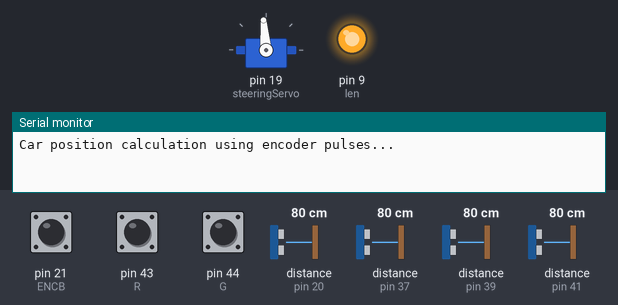
The sketch below on a simulated Arduino Mega 2560, built with avr-gcc and run on an emulated ATmega2560. Parts: servo, output pins drawn as LEDs (lit = HIGH), the last lines printed to the serial monitor. Wiring (inferred from the names in the program): 4 × ultrasonic range finder: trigger pin 4, echo pin 37 / trigger pin 36, echo pin 39 / trigger pin 38, echo pin 41 / trigger pin 40, echo pin 20. The test bench sets the inputs (shaded band); at power-on: pin 44 (G) HIGH, distance to the obstacle (sensors on pin 37, pin 20, pin 39, pin 41) 80 cm, pin 43 (R) HIGH, pin 21 (ENCB) HIGH. The echo pulse lasts 58.3 µs per cm; pins used as bus, display or sensor lines are not drawn.

Above: at 1.2 s.
1.3 s: pin 44 (G) pulled LOW for 0.95 s
At 2.4 s:
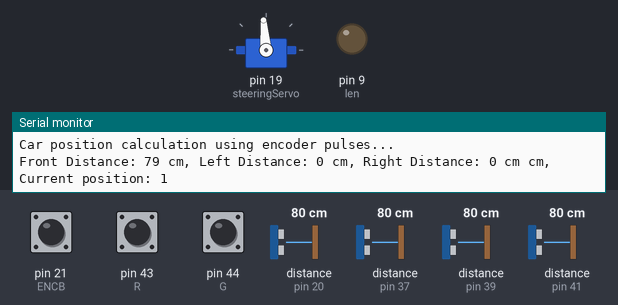
At 5.7 s:
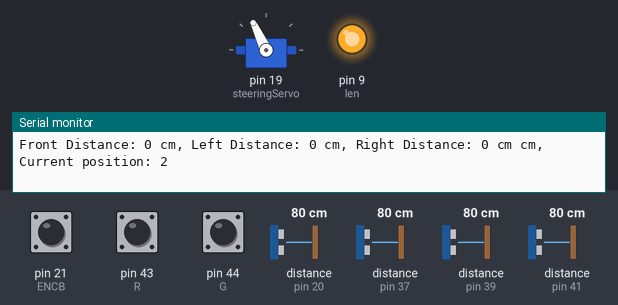
8.6 s: distance to the obstacle (sensor on pin 37) set to 2 cm
11.8 s: pin 43 (R) pulled LOW for 0.95 s
At 13.2 s:
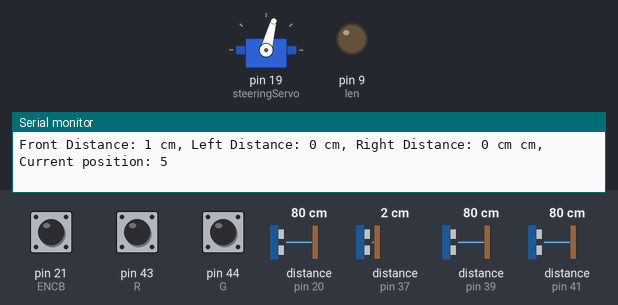
Timing chart, 0 to 16.9 s (numbered marks = the images above; inputs shaded):
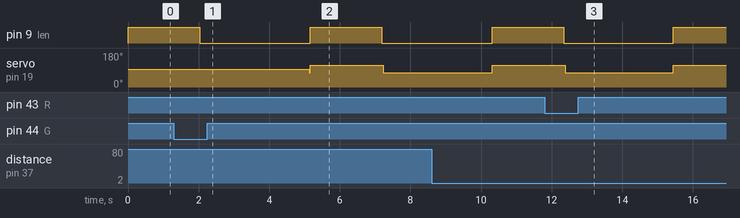

Measured:
- after the input at 1.3 s, servo on pin 19 (steeringServo): 95° → 115° after 3.8 s, → 75° 2.1 s later
- after the input at 11.8 s, pin 9 (len): HIGH → LOW after 0.54 s, → HIGH 3.1 s later; servo on pin 19 (steeringServo): 115° → 75° after 0.58 s, → 115° 3.1 s later

The sketch:

wro_final_code.ino
```cpp
#include <Servo.h>

//Declaring pins for Ultrasonic Sensors
const int TRIGGER_PIN_FRONT = 36;  // Front sonar sensor trigger pin
const int ECHO_PIN_FRONT = 37;     // Front sonar sensor echo pin

const int TRIGGER_PIN_LEFT = 4;  // Left sonar sensor trigger pin
const int ECHO_PIN_LEFT = 5;     // Left sonar sensor echo pin

const int TRIGGER_PIN_RIGHT = 6;  // Right sonar sensor trigger pin
const int ECHO_PIN_RIGHT = 7;     // Right sonar sensor echo pin

const int TRIGGER_PIN_LEFT_CORNER = 38;  // Left sonar sensor trigger pin
const int ECHO_PIN_LEFT_CORNER = 39;     // Left sonar sensor echo pin

const int TRIGGER_PIN_RIGHT_CORNER = 40;  // Right sonar sensor trigger pin
const int ECHO_PIN_RIGHT_CORNER = 41;     // Right sonar sensor echo pin

//declaring pins for mian motor
const int ren = 4;
const int len = 9;
const int pwm = 6;

//encoder
const int ENCA = 20; // Encoder pulse input A
const int ENCB = 21; // Encoder pulse input B
volatile long posi = 0;  // Use long to accommodate larger position values
// Stop the car if pulse count is greater than 34000
int lapCount = 1;
const int totalLaps = 3;  // Set the total number of laps


//declaring pins for obstacle detection
const int R = 43;
const int G = 44;

bool Red, Green;

//creating instace for servo control
Servo steeringServo;

//values for Servo control
const int mean_servo_value = 95;                //stering straight
const int extreme_left_servo = 115;              //steering Extreme left 50
const int extreme_right_servo = 75;            //steering Extreme right 150
int current_servo_position = mean_servo_value;  //this will store the position of servo at every instant

//variables to store front, left and right distances
int distanceFront, distanceLeft, distanceRight;

//normal vs turnspeed
const int forwardSpeed = 140;   // Adjust this value for the desired forward speed
const int backwardSpeed = 140;  // Adjust this value for the desired forward speed
const int turnSpeed = 140;      // Adjust this value for the desired turn speed

const int corner_distance = 26;  //robo will move back if detected corner at this distance

//temp
int turn;


void setup() {
  Serial.begin(9600);
  steeringServo.attach(19);

  // Motor
  pinMode(ren, OUTPUT);
  pinMode(len, OUTPUT);
  pinMode(pwm, OUTPUT);

  // Sonar Sensors
  pinMode(TRIGGER_PIN_FRONT, OUTPUT);
  pinMode(ECHO_PIN_FRONT, INPUT);

  //left & right
  pinMode(TRIGGER_PIN_LEFT, OUTPUT);
  pinMode(ECHO_PIN_LEFT, INPUT);
  pinMode(TRIGGER_PIN_RIGHT, OUTPUT);
  pinMode(ECHO_PIN_RIGHT, INPUT);

  //cornered left & right
  pinMode(TRIGGER_PIN_LEFT_CORNER, OUTPUT);
  pinMode(ECHO_PIN_LEFT_CORNER, INPUT);
  pinMode(TRIGGER_PIN_RIGHT_CORNER, OUTPUT);
  pinMode(ECHO_PIN_RIGHT_CORNER, INPUT);

  //Obstacle detection
  pinMode(R, INPUT_PULLUP);
  pinMode(G, INPUT_PULLUP);

  // encoder
  pinMode(ENCA, INPUT);
  pinMode(ENCB, INPUT);
  attachInterrupt(digitalPinToInterrupt(ENCA), readEncoder, RISING);

  Serial.println("Car position calculation using encoder pulses...");

}

void loop() {
  stopCar();

  move('F');
  while (!checkObstacle() && !checkCorner()) {
    updateDistance();
    //will stay straight if nothing detected
    stayStraight();
    stopCar();
  }

  if (checkObstacle()) {
    //Serial.println("obstacle--");
    if (!Red) {
      obstacleTurn('R');
    } else if (!Green) {
      obstacleTurn('G');
    }
  }
  if (checkCorner()) {
    cornerTurn();
    //Serial.println("corner---");
  }
}

//--------------------------------------------------------------------------------------------------------------------------------------------------------------------------------//

int getDistance(int triggerPin, int echoPin) {
  digitalWrite(triggerPin, LOW);
  delayMicroseconds(2);
  digitalWrite(triggerPin, HIGH);
  delayMicroseconds(5);
  digitalWrite(triggerPin, LOW);

  unsigned long duration = pulseIn(echoPin, HIGH);
  int distance = duration * 0.0343 / 2;
  return distance;
}

void updateDistance() {
  distanceFront = getDistance(TRIGGER_PIN_FRONT, ECHO_PIN_FRONT);
  distanceLeft = getDistance(TRIGGER_PIN_LEFT_CORNER, ECHO_PIN_LEFT_CORNER);
  distanceRight = getDistance(TRIGGER_PIN_RIGHT_CORNER, ECHO_PIN_RIGHT_CORNER);

  Serial.print("Front Distance: ");
  Serial.print(distanceFront);
  Serial.print(" cm, Left Distance: ");
  Serial.print(distanceLeft);
  Serial.print(" cm, Right Distance: ");
  Serial.print(distanceRight);
  Serial.print(" cm");
  Serial.print(" cm, Current position: ");
  Serial.println(posi);
}

int move(char movement) {
  if (movement == 'S') {
    digitalWrite(ren, 0);
    digitalWrite(len, 0);
    analogWrite(pwm, 0);
  }
  if (movement == 'F') {
    digitalWrite(ren, 1);
    digitalWrite(len, 0);
    analogWrite(pwm, forwardSpeed);
  }
  if (movement == 'B') {
    digitalWrite(ren, 0);
    digitalWrite(len, 1);
    analogWrite(pwm, backwardSpeed);
  }
}

//Checking Functions
bool checkCorner() {
  if (!checkObstacle() && (distanceFront <= corner_distance))
    return true;
  else return false;
}

bool checkObstacle() {
  Red = digitalRead(R);
  Green = digitalRead(G);

  if (!Red || !Green) {
    return true;
  } else {
    return false;
  }
}

//turning functions
void cornerTurn() {
  turn = current_servo_position;
  int initialTurn = turn;

  move('B');
  if (turn < mean_servo_value) {
    turn = extreme_left_servo;
  } else if (turn > mean_servo_value) {
    turn = extreme_right_servo;
  } else {
    turn = mean_servo_value;
  }

  steeringServo.write(turn);

  while (true) {
    updateDistance();
    if (distanceFront >= 26 || checkObstacle())
      break;
  }
  move('S');
  delay(40);

  steeringServo.write(initialTurn);
  current_servo_position = initialTurn;
  move('F');
  delay(30);
}

void obstacleTurn(char color) {
  turn = current_servo_position;
  updateDistance();

  if (color == 'G') {
    if (distanceRight < 60) {
      turn += 30;
    } else if (color == 'R') {
      if (distanceLeft < 60) {
        turn -= 30;
      }
    }

    if (turn < extreme_left_servo) {
      turn = extreme_left_servo;
    }
    if (turn > extreme_right_servo) {
      turn = extreme_right_servo;
    }

    steeringServo.write(turn);
    current_servo_position = turn;
    delay(30);
  }
}

void stayStraight() {
  turn = current_servo_position;

  if (distanceLeft < distanceRight) {
    turn -= 20;
  } else if (distanceRight < distanceLeft) {
    turn += 20;
  }

  if (turn > extreme_left_servo) {
    turn = extreme_left_servo;
  }
  if (turn < extreme_right_servo) {
    turn = extreme_right_servo;
  }

  steeringServo.write(turn);
  current_servo_position = turn;
  delay(30);
}

void readEncoder() {
  int b = digitalRead(ENCB);
  if (b > 0) {
    posi++;
  } else {
    posi--;
  }
}

void stopCar(){
  if (posi > 28000 && (distanceFront > 150 && distanceFront < 170)) {
    // Reset encoder position after each lap
    if (lapCount == totalLaps) {
      digitalWrite(ren, LOW);
      digitalWrite(len, LOW);
      analogWrite(pwm, 0);
      Serial.println("All laps completed. Stopping the car.");
      while (true)
        ;  // This will halt the program and effectively stop the car
    } else {
      // Increment the lap count
      lapCount++;
      posi = 0;
    }
  }
}
```
